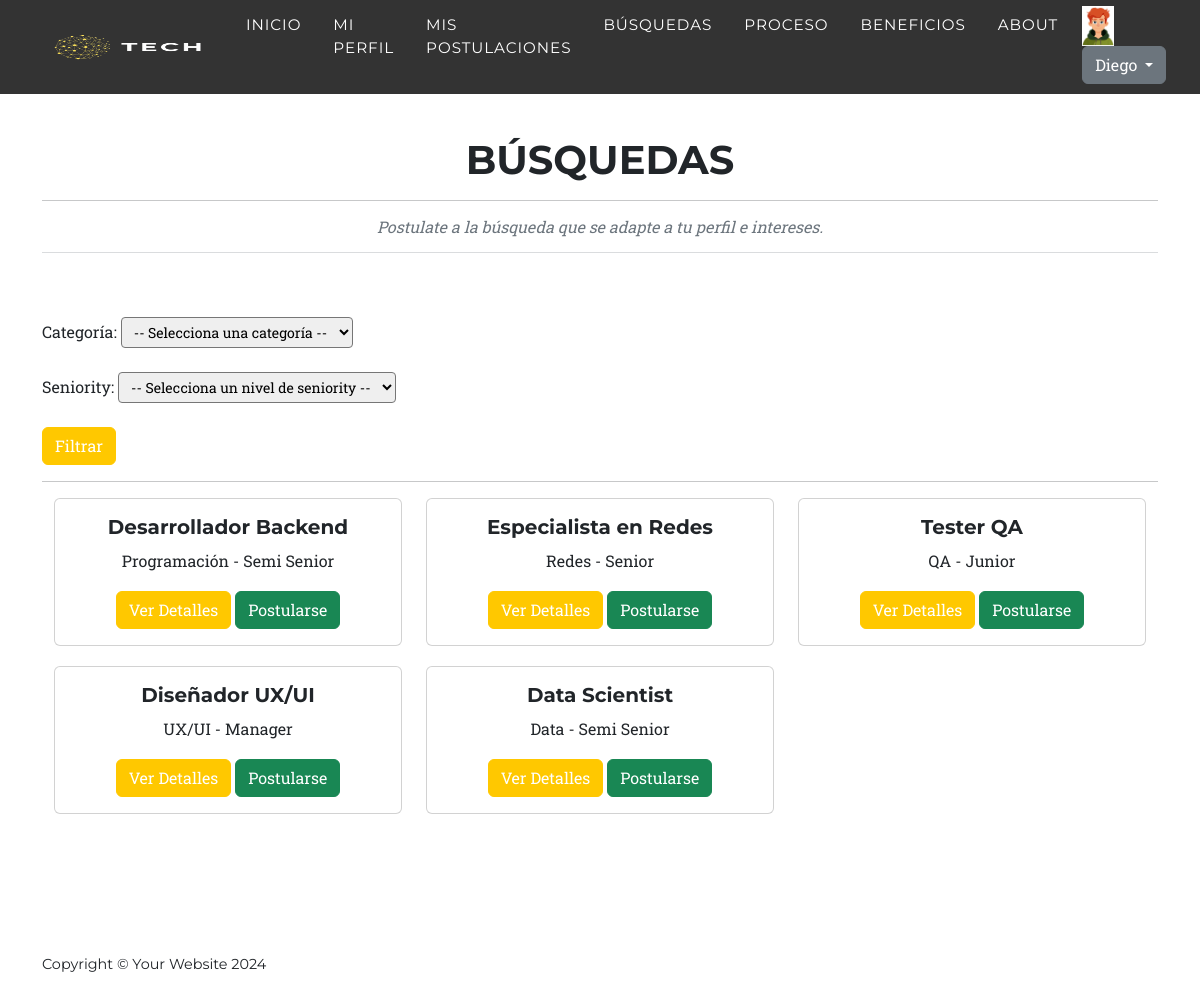
The app's page /App/App/lista_busquedas (signed in) with its own data.
### users/models.py (models this page shows, shortened)
class Avatar(models.Model):
    user = models.OneToOneField(User, on_delete=models.CASCADE, null=True,blank = True)
    imagen = models.ImageField(upload_to='avatares', null=True, blank = True)

### App/models.py (models this page shows, shortened)
class Busqueda(models.Model):
    puesto = models.CharField(max_length=100)
    fecha_inicio = models.DateField()
    fecha_fin = models.DateField()
    categoria = models.CharField(max_length=50, choices=[
        ('Programación', 'Programación'),
        ('Data', 'Data'),
        ('Redes', 'Redes'),
        ('QA', 'QA'),
        ('UX/UI', 'UX/UI'),
        ])
    seniority= models.CharField(max_length=50, choices=[
        ('Junior', 'Junior'),
        ('Semi Senior', 'Semi Senior'),
        ('Senior', 'Senior'),
        ('Manager', 'Manager'),
        ])
    tareas= models.TextField()
    requisitos_excluyentes = models.TextField()
    requisitos_deseables = models.TextField()
    estado = models.CharField(max_length=50, choices=[
        ('Activa', 'Activa'),
        ('Finalizada', 'Finalizada')
        ])

### App/views.py (the view)
# urls.py: path('App/lista_busquedas', BusquedaListView.as_view(), name='lista_busquedas'),
class BusquedaListView(ListView):
    model = Busqueda
    template_name = 'App/lista_busquedas.html'
    context_object_name = 'busquedas'
    def get_queryset(self):
        queryset = Busqueda.objects.filter(estado='Activa')
        categoria = self.request.GET.get('categoria')
        if categoria:
            queryset = queryset.filter(categoria=categoria)
        seniority = self.request.GET.get('seniority')
        if seniority:
            queryset = queryset.filter(seniority=seniority)
        return queryset

### App/templates/App/lista_busquedas.html (shortened to what this page needs)
{% extends 'App/base.html' %}
{% load static %}
{% block main %}
<section class="page-section" id="lista_busquedas" style="margin-top: 40px;">
    <div class="container">
        <div class="text-center">
            <h2 class="section-heading text-uppercase">Búsquedas</h2>
            <hr>
            <h3 class="section-subheading text-muted">Postulate a la búsqueda que se adapte a tu perfil e intereses.<hr></h3>
        </div>
        <form method="get" action="{% url 'lista_busquedas' %}">
            <div class="form-group">
                <label for="categoria">Categoría:</label>
                <select name="categoria" id="categoria" class="form-control-sm">
                    <option value="">-- Selecciona una categoría --</option>
                </select>
            </div>
            <br>
            <div class="form-group">
                <label for="seniority">Seniority:</label>
                <select name="seniority" id="seniority" class="form-control-sm">
                    <option value="">-- Selecciona un nivel de seniority --</option>
                </select>
            </div>
            <br>
            <button type="submit" class="btn btn-primary">Filtrar</button> <hr>
        </form>
        <div class="container text-center">
            <div class="row">
                {% for busqueda in busquedas %}
                    <div class="col-md-4">
                        <div class="card" style="margin-bottom: 20px;">
                            <div class="card-body">
                                <h5 class="card-title">{{ busqueda.puesto }}</h5>
                                <p class="card-text">{{ busqueda.categoria }} - {{ busqueda.seniority }} </p>
                                <a href="{% url 'detalle_busqueda' busqueda.id %}" class="btn btn-primary">Ver Detalles</a>
                                {% if request.user.is_authenticated %}
                                    <a href="{% url 'FormPostulacion' %}?id_busqueda={{ busqueda.id }}&puesto={{ busqueda.puesto }}" class="btn btn-success">Postularse</a>
                                {% endif %}
                            </div>
                        </div>
                    </div>
                {% empty %}
                    <p>No hay búsquedas activas disponibles.</p>
                {% endfor %}
            </div>
        </div>
    </div>
</section>
{% endblock main %}

### App/templates/App/base.html (shortened to what this page needs)
<!DOCTYPE html>
{% load static %}
<html lang="es">
    <head>
        <link href="{% static 'App/css/styles.css' %}" rel="stylesheet" />
    </head>
    <body id="page-top">
        <nav class="navbar navbar-expand-lg navbar-dark fixed-top" id="mainNav" style="background-color: rgba(0, 0, 0, 0.8); padding-top: 0.4rem; padding-bottom: 0.6rem;">
            <div class="container">
                <a class="navbar-brand" href="{% url 'Inicio' %}"><img src="{% static 'App/assets/img/navbar-logo.png' %}" alt="..." width="180" height="160" /></a>
                <div class="collapse navbar-collapse" id="navbarResponsive">
                    <ul class="navbar-nav text-uppercase ms-auto py-4 py-lg-0">
                        <li class="nav-item"><a class="nav-link" href="{% url 'Inicio' %}">Inicio</a></li>
                        {% if request.user.is_authenticated %}
                            <li class="nav-item"><a class="nav-link" href="{% url 'ver_perfil' %}">Mi perfil</a></li>
                            <li class="nav-item"><a class="nav-link" href="{% url 'mis_postulaciones' %}">Mis postulaciones</a></li>
                        {% endif %}
                        <li class="nav-item"><a class="nav-link" href="{% url 'lista_busquedas' %}">Búsquedas</a></li>
                        <li class="nav-item"><a class="nav-link" href="{% url 'Proceso' %}">Proceso</a></li>
                        <li class="nav-item"><a class="nav-link" href="{% url 'Beneficios' %}">Beneficios</a></li>
                        <li class="nav-item"><a class="nav-link" href="{% url 'About' %}">About</a></li>
                        <div class="dropdown">
                            {% if request.user.is_authenticated %}
                                <img src="{{ request.user.avatar.imagen.url }}" alt="" height="40px">
                                <button class="btn btn-secondary dropdown-toggle" type="button" id="dropdownMenuButton1" data-bs-toggle="dropdown" aria-expanded="false">
                                    {{ request.user.username }}
                                </button>
                            {% endif %}
                        </div>
                    </ul>
                </div>
            </div>
        </nav>
        {% block main %}
        {% endblock main %}
        <footer class="footer py-4">
            <div class="container">
                <div class="row align-items-center">
                    <div class="col-lg-4 text-lg-start">Copyright &copy; Your Website 2024</div>
</html>
    </body>
</html>

### records on screen
Busqueda: puesto "Desarrollador Backend", categoria "Programación", seniority "Semi Senior"
Busqueda: puesto "Especialista en Redes", categoria "Redes", seniority "Senior"
Busqueda: puesto "Tester QA", categoria "QA", seniority "Junior"
Busqueda: puesto "Diseñador UX/UI", categoria "UX/UI", seniority "Manager"
Busqueda: puesto "Data Scientist", categoria "Data", seniority "Semi Senior"

### other values on screen
{{ request.user.username }} "Diego"
